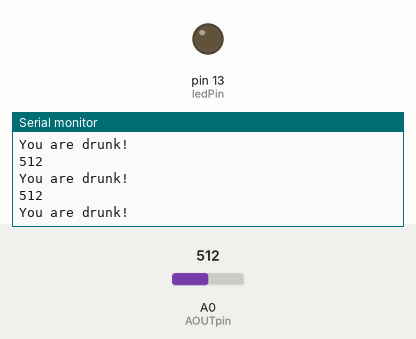
Simulated run of this sketch. Board: Arduino Uno, built with avr-gcc and run on an emulated ATmega328P. Shown: output pins drawn as LEDs (lit = HIGH), the last lines printed to the serial monitor. Inputs (shaded band) come from the test bench; at power-on: A0 (AOUTpin) = 512.

Above: at 1.3 s.
1.4 s: A0 (AOUTpin) set to 440
At 1.81 s:
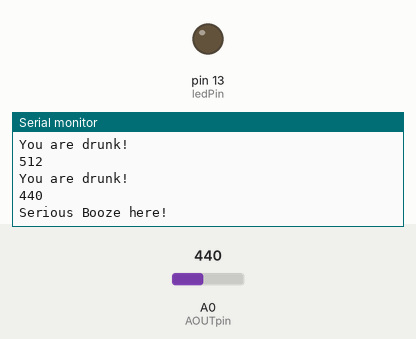
3.5 s: A0 (AOUTpin) set to 340
At 3.81 s:
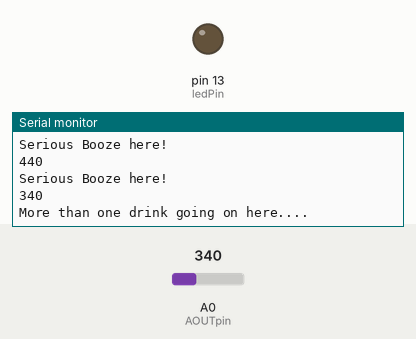
Timing chart, 0 to 6.5 s (numbered marks = the images above; inputs shaded):
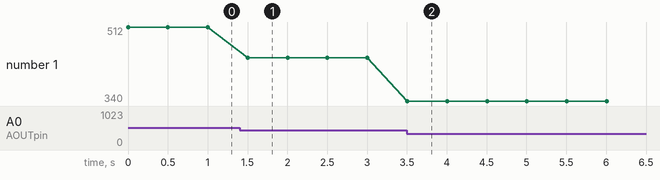

Measured:
- after the input at 1.4 s, the serial monitor: prints a new line after 0.10 s (image 1)
- after the input at 3.5 s, the serial monitor: prints a new line at once (image 2)
- plotted number 1: 512 → 440 after the input at 1.4 s, 440 → 340 after the input at 3.5 s

The sketch:

basicMonitorprint.ino
```cpp
/*
CONNECTION

ARDUINO -MQ3/LED
AO - AOUT
D8 -DOUT
D13 -LED ANODE
*/

const int AOUTpin=0;//the AOUT pin of the alcohol sensor goes into analog pin A0 of the arduino
const int DOUTpin=8;//the DOUT pin of the alcohol sensor goes into digital pin D8 of the arduino
const int ledPin=13;//the anode of the LED connects to digital pin D13 of the arduino

int limit;
int value;

void setup() {
Serial.begin(9600);
pinMode(DOUTpin, INPUT);//sets the pin as an input to the arduino
pinMode(ledPin, OUTPUT);//sets the pin as an output of the arduino
}

void loop()
{
value= analogRead(AOUTpin);//reads the analaog value from the alcohol sensor's AOUT pin
  Serial.println(value);
 if(value<200)
  {
      Serial.println("You are sober.");
  }
  if (value>=200 && value<280)
  {
      Serial.println("Alcohol detected");
  }
  if (value>=280 && value<350)
  {
      Serial.println("More than one drink going on here....");
  }
  if (value>=350 && value <450)
  {
      Serial.println("Serious Booze here! ");
  }
  if(value>450)
  {
     Serial.println("You are drunk!");
  }

  delay (500);
}
```
